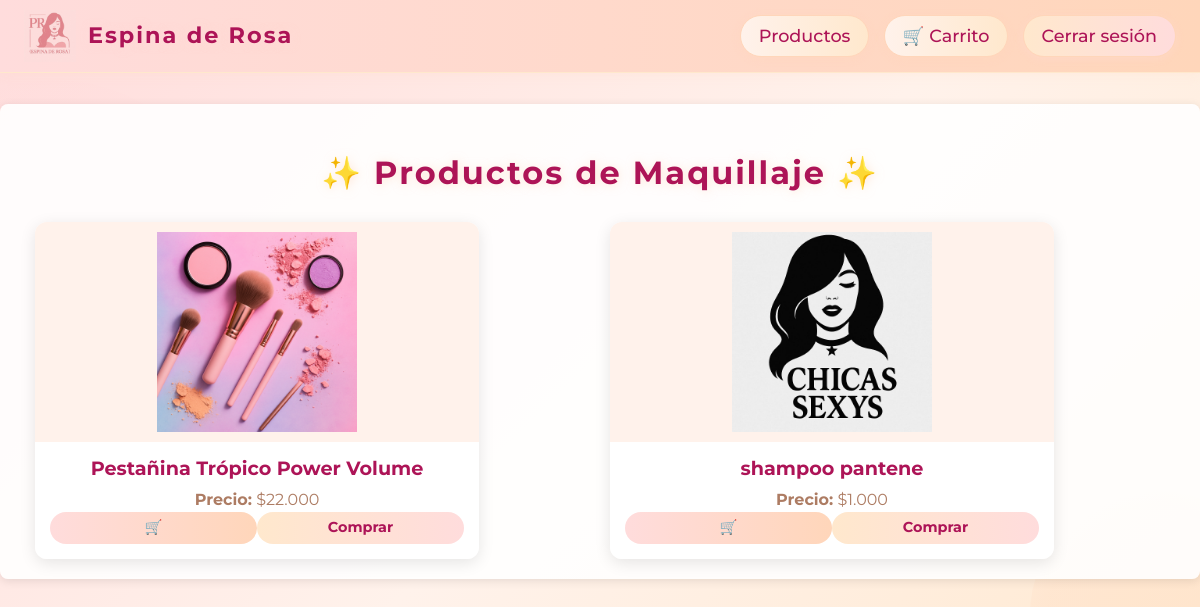
/productos/, run on the app's committed database.
### crud_app/models.py (models this page shows, shortened)
class Producto(models.Model):
    nombre = models.CharField(max_length=100)
    descripcion = models.TextField()
    precio = models.DecimalField(max_digits=10, decimal_places=2)
    creado_el = models.DateTimeField(auto_now_add=True)
    imagen = models.ImageField(upload_to='productos/', null=True, blank=True)  # Agrega este campo
    categoria = models.CharField(max_length=50, default='sin categoria')
    stock = models.PositiveIntegerField(default=0)
    marca = models.CharField(max_length=50, blank=True)

### crud_app/views.py (the view)
# urls.py: path('productos/', views.productos_para_usuario, name='productos_para_usuario'),
def productos_para_usuario(request):
    productos = Producto.objects.all()
    return render(request, 'crud_app/productos_para_usuario.html', {'productos': productos})

### crud_app/templatetags/filtros_personalizados.py (called while the page is built)
@register.filter
def formato_precio(value):
    try:
        return '{:,.0f}'.format(value).replace(',', '.')
    except (ValueError, TypeError):
        return value

### crud_app/templates/crud_app/productos_para_usuario.html (shortened to what this page needs)
{% extends 'crud_app/base.html' %}
{% load filtros_personalizados %}
{% block contenido %}
<div class="main-bg-full">
    <div class="container mt-4" style="max-width: 1200px; margin: 0 auto; padding-top: 30px;">
        <h2 class="text-center"
            style="color: #ad1457; font-weight: bold; letter-spacing: 2px; text-shadow: 1px 1px 10px rgba(255, 214, 186, 0.5);">
            ✨ Productos de Maquillaje ✨</h2>
        <div class="productos-grid">
            {% for producto in productos %}
            <div class="product-card">
                <a href="{% url 'detalle_producto' producto.id %}" style="text-decoration: none; color: inherit;">
                    <div class="product-img-wrapper">
                        <img src="{{ producto.imagen.url }}" alt="{{ producto.nombre }}" class="product-img">
                    </div>
                    <div class="card-body">
                        <h5 class="card-title">{{ producto.nombre }}</h5>
                        <p class="card-text">
                            <strong>Precio:</strong> ${{ producto.precio|formato_precio }}
                        </p>
                        {% if producto.stock > 0 %}
                        <div class="d-flex justify-content-center gap-2">
                            <a href="{% url 'agregar_al_carrito' producto.id %}" class="btn btn-glossy-pink"
                                title="Agregar al carrito">🛒</a>
                            <a href="{% url 'realizar_compra' producto.id %}" class="btn btn-glossy-gold"
                                title="Comprar ahora">Comprar</a>
                        </div>
                        {% else %}
                        <p class="text-danger font-weight-bold" style="margin-top: 10px;">No disponible</p>
                        {% endif %}
                    </div>
                </a>
            </div>
            {% empty %}
            <p class="text-center text-white">No hay productos disponibles en este momento.</p>
            {% endfor %}
        </div>
    </div>
</div>
{% endblock %}

### crud_app/static/css/style.css (style rules this page uses)
html, body { height: 100%; font-family: Arial, sans-serif; background-image: url('../img/Tecno.jpg'); background-size: cover; background-position: center; background-repeat: no-repeat; margin: 0; padding: 0; }
.container { max-width: 600px; margin: 50px auto; padding: 20px; background-color: rgba(255, 255, 255, 0.9); border-radius: 8px; box-shadow: 0 2px 10px rgba(0, 0, 0, 0.1); }
h2 { text-align: center; color: #343a40; }
.btn { width: 100%; padding: 10px; border: none; border-radius: 5px; background-color: #007bff; color: white; font-size: 16px; cursor: pointer; }
.text-center { text-align: center; margin-top: 20px; }

### crud_app/templates/crud_app/base.html (style rules this page uses)
body, html { min-height: 100vh; margin: 0; padding: 0; font-family: 'Montserrat', 'Roboto', Arial, sans-serif; background: none !important; }

### crud_app/templates/crud_app/productos_para_usuario.html (style rules this page uses)
html, body { height: 100%; margin: 0; padding: 0; }
body { min-height: 100vh; background: none !important; }
.main-bg-full { min-height: 100vh; width: 100%; background: linear-gradient(135deg, #FFDCDC 0%, #FFF2EB 50%, #FFE8CD 100%); position: relative; overflow: hidden; padding-top: 80px; padding-bottom: 40px; }
.main-bg-full::before, .main-bg-full::after { content: ''; position: absolute; border-radius: 50%; opacity: 0.25; z-index: 0; }
.main-bg-full::before { width: 350px; height: 350px; left: -120px; top: 80px; background: radial-gradient(circle, #FFDCDC 60%, transparent 100%); }
.main-bg-full::after { width: 250px; height: 250px; right: -80px; bottom: 60px; background: radial-gradient(circle, #FFD6BA 60%, transparent 100%); }
.container { position: relative; z-index: 2; }
.productos-grid { display: grid; grid-template-columns: repeat(auto-fit, minmax(250px, 1fr)); gap: 20px; margin-top: 30px; padding: 0 15px; }
.product-card { background: transparent; border-radius: 12px; box-shadow: 0 4px 16px rgba(0, 0, 0, 0.1); overflow: hidden; transition: transform 0.3s, box-shadow 0.3s; position: relative; max-width: 80%; }
.product-img-wrapper { background: #FFF2EB; padding: 10px; text-align: center; }
.product-img { width: 100%; height: auto; max-height: 200px; object-fit: contain; border-radius: 8px; }
.card-body { text-align: center; padding: 15px; background: #fff; }
.card-title { font-size: 1.2em; font-weight: bold; color: #ad1457; margin-bottom: 8px; }
.card-text { font-size: 1em; color: #ad7c63; margin-bottom: 12px; }
.btn-glossy-pink { background: linear-gradient(90deg, #FFDCDC, #FFD6BA); color: #ad1457; border: none; border-radius: 20px; padding: 5px 15px; font-weight: bold; font-size: 0.9em; transition: background 0.3s, transform 0.2s; }
.btn-glossy-gold { background: linear-gradient(90deg, #FFE8CD, #FFDCDC); color: #ad1457; border: none; border-radius: 20px; padding: 5px 15px; font-weight: bold; font-size: 0.9em; transition: background 0.3s, transform 0.2s; }

### data on the page
Producto: imagen (picture), nombre "Pestañina Trópico Power Volume", precio "22.000", stock "Comprar"
Producto: imagen (picture), nombre "shampoo pantene", precio "1.000", stock "Comprar"
